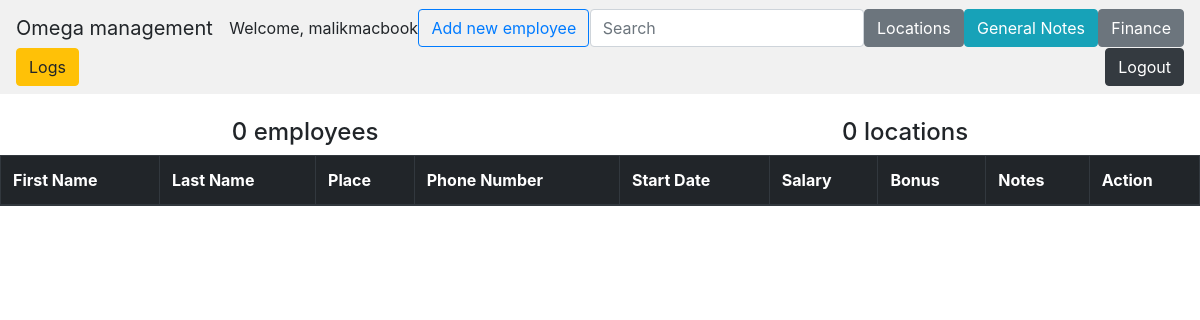
/employee_management/ (signed in), run on an earlier commit of the app's database.
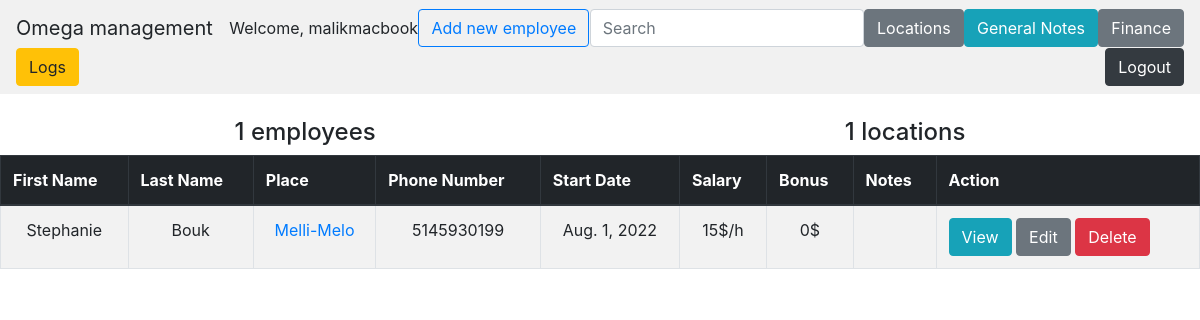
And on a later commit of the database.
### employee_management/models.py (models this page shows, shortened)
class EmployeeBaseInformation(models.Model):
    first_name = models.CharField(max_length=100)
    last_name = models.CharField(max_length=100)
    place = models.ForeignKey(
        LocationForWorking, on_delete=models.CASCADE, db_constraint=False, null=True
    )
    phone_number = models.IntegerField(null=True)
    start_date = models.DateField(null=True)
    salary = models.IntegerField(null=True)
    bonus = models.IntegerField(null=True)
    is_driver = models.BooleanField(null=True)
    notes = models.CharField(max_length=500, blank=True, null=True)

class LocationForWorking(models.Model):
    location_name = models.CharField(max_length=100, null=True)
    notes = models.CharField(max_length=500, null=True, blank=True)
    def __str__(self):
        return f"{self.location_name}"

### employee_management/views.py (the view)
# urls.py: urlpatterns = [path("", views.home_contract, name="home-contract")]
@login_required(login_url=LOGIN_URL)
def home(request):
    data = EmployeeBaseInformation.objects.all()
    number_employee = len(list(EmployeeBaseInformation.objects.all()))
    number_location = len(list(LocationForWorking.objects.all()))
    filename = DT.now().strftime("%B_%d_%Y") + "_employee_backup"
    return render(
        request,
        "employee_management/home.html",
        {
            "data": data,
            "number_employee": number_employee,
            "number_location": number_location,
            "filename": filename,
        },
    )

### employee_management/templates/employee_management/home.html (shortened to what this page needs)
{% extends "employee_management/base.html" %}
{% block content %}
<br>
<div class="table-responsive">
    <div class="d-flex justify-content-around">
        <h4>
            {{number_employee}} employees
        </h4>
        <h4>
            {{number_location}} locations
        </h4>
    </div>
<table class="table table-hover table-striped table-bordered table-lg" cellspacing="0" width="100%">
    <thead class="thead-dark">
        <tr>
            <th scope="col">First Name</th>
            <th scope="col">Last Name</th>
            <th scope="col">Place</th>
            <th scope="col">Phone Number</th>
            <th scope="col">Start Date</th>
            <th scope="col">Salary</th>
            <th scope="col">Bonus</th>
            <th scope="col">Notes</th>
            <th scope="col">Action</th>
        </tr>
    </thead>
    <tbody id="myTable">
        {% for item in data %}
        {% if item.is_driver == True %}
            <tr class="table-info">
        {% else %}
            <tr>
        {% endif %}
                <td class="text-center">{{item.first_name}}</td>
                <td class="text-center">{{item.last_name}}</td>
                <td class="text-center">
                    <a href="{% url 'view-location' item.place.id %}">
                        {{item.place}}
                    </a>
                </td>
                <td class="text-center">{{item.phone_number}}</td>
                <td class="text-center">{{item.start_date}}</td>
                <td class="text-center">{{item.salary}}$/h</td>
                <td class="text-center">{{item.bonus}}$</td>
                {%if item.notes == None%}
                    <td></td>
                {%else%}
                    <td>{{item.notes}}</td>
                {% endif %}
                <td>
                    <a href="{% url 'view-employee' item.id %}" class="btn btn-info">
                        View
                    </a>
                    <a href="{% url 'edit-employee' item.id %}" class="btn btn-secondary">
                        Edit
                    </a>
                    <a onclick="return confirm('Are you sure you want to delete this?')"
                    href="{% url 'delete-employee' item.id %}" class="btn btn-danger">
                        Delete
                    </a>
                </td>
            </tr>
        {% endfor %}
    </tbody>
</table>
</div>
<br>
<br>
{% endblock %}

What changed in the data, as far as the page shows it:
added EmployeeBaseInformation: first_name "Stephanie", last_name "Bouk", place "Melli-Melo", phone_number "5145930199", start_date "Aug. 1, 2022", salary "15", bonus "0"
Also different on the page:
{{ number_employee }}: "0" → "1"
{{ number_location }}: "0" → "1"
